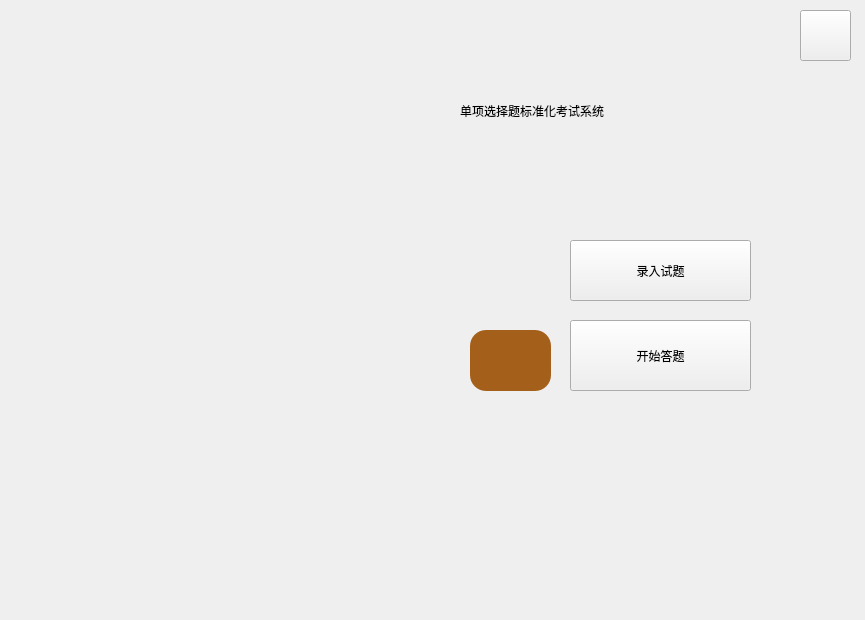
<?xml version="1.0" encoding="UTF-8"?>
<ui version="4.0">
 <class>MainWindow</class>
 <widget class="QMainWindow" name="MainWindow">
  <property name="enabled">
   <bool>true</bool>
  </property>
  <property name="geometry">
   <rect>
    <x>0</x>
    <y>0</y>
    <width>865</width>
    <height>620</height>
   </rect>
  </property>
  <property name="sizePolicy">
   <sizepolicy hsizetype="Fixed" vsizetype="Fixed">
    <horstretch>0</horstretch>
    <verstretch>0</verstretch>
   </sizepolicy>
  </property>
  <property name="minimumSize">
   <size>
    <width>865</width>
    <height>620</height>
   </size>
  </property>
  <property name="maximumSize">
   <size>
    <width>865</width>
    <height>620</height>
   </size>
  </property>
  <property name="windowTitle">
   <string>MainWindow</string>
  </property>
  <property name="windowIcon">
   <iconset theme="icon">
    <normaloff>.</normaloff>.</iconset>
  </property>
  <property name="styleSheet">
   <string notr="true">QWidget#centralWidget{border-image: url(:/new/bgrand/img/bgl.png);}
</string>
  </property>
  <widget class="QWidget" name="centralWidget">
   <widget class="QLineEdit" name="number">
    <property name="enabled">
     <bool>true</bool>
    </property>
    <property name="geometry">
     <rect>
      <x>470</x>
      <y>330</y>
      <width>81</width>
      <height>61</height>
     </rect>
    </property>
    <property name="styleSheet">
     <string notr="true">font: 14pt &quot;Adobe 黑体 Std R&quot;;
background-color: rgb(164, 96, 27);
border-radius:16px;border:1px solid #000;
border:0px;</string>
    </property>
   </widget>
   <widget class="QPushButton" name="gotest">
    <property name="geometry">
     <rect>
      <x>570</x>
      <y>320</y>
      <width>181</width>
      <height>71</height>
     </rect>
    </property>
    <property name="styleSheet">
     <string notr="true">border-image: url(:/new/bgrand/img/bggrand.png);
font: 19pt &quot;X-妞妞手迹&quot;;</string>
    </property>
    <property name="text">
     <string>开始答题</string>
    </property>
   </widget>
   <widget class="QPushButton" name="insertdata">
    <property name="enabled">
     <bool>true</bool>
    </property>
    <property name="geometry">
     <rect>
      <x>570</x>
      <y>240</y>
      <width>181</width>
      <height>61</height>
     </rect>
    </property>
    <property name="styleSheet">
     <string notr="true">border-image: url(:/new/bgrand/img/bggrand.png);
font: 19pt &quot;X-妞妞手迹&quot;;</string>
    </property>
    <property name="text">
     <string>录入试题</string>
    </property>
   </widget>
   <widget class="QLabel" name="allti">
    <property name="geometry">
     <rect>
      <x>140</x>
      <y>260</y>
      <width>211</width>
      <height>61</height>
     </rect>
    </property>
    <property name="styleSheet">
     <string notr="true">
font: 22pt &quot;X-妞妞手迹&quot;;
color:red;</string>
    </property>
    <property name="text">
     <string/>
    </property>
   </widget>
   <widget class="QPushButton" name="closed">
    <property name="geometry">
     <rect>
      <x>800</x>
      <y>10</y>
      <width>51</width>
      <height>51</height>
     </rect>
    </property>
    <property name="styleSheet">
     <string notr="true">border-image: url(:/new/bgrand/img/close.png);</string>
    </property>
    <property name="text">
     <string/>
    </property>
   </widget>
   <widget class="QLabel" name="label">
    <property name="geometry">
     <rect>
      <x>460</x>
      <y>80</y>
      <width>321</width>
      <height>61</height>
     </rect>
    </property>
    <property name="styleSheet">
     <string notr="true">font: 20pt &quot;X-妞妞手迹&quot;;</string>
    </property>
    <property name="text">
     <string>单项选择题标准化考试系统</string>
    </property>
   </widget>
   <widget class="QLabel" name="label_2">
    <property name="geometry">
     <rect>
      <x>190</x>
      <y>70</y>
      <width>51</width>
      <height>31</height>
     </rect>
    </property>
    <property name="styleSheet">
     <string notr="true">border-image: url(:/new/bgrand/img/wind.png);</string>
    </property>
    <property name="text">
     <string/>
    </property>
   </widget>
   <widget class="QLabel" name="label_3">
    <property name="geometry">
     <rect>
      <x>710</x>
      <y>170</y>
      <width>51</width>
      <height>31</height>
     </rect>
    </property>
    <property name="styleSheet">
     <string notr="true">border-image: url(:/new/bgrand/img/wind.png);</string>
    </property>
    <property name="text">
     <string/>
    </property>
   </widget>
   <widget class="QLabel" name="label_4">
    <property name="geometry">
     <rect>
      <x>480</x>
      <y>250</y>
      <width>51</width>
      <height>31</height>
     </rect>
    </property>
    <property name="styleSheet">
     <string notr="true">border-image: url(:/new/bgrand/img/wind.png);</string>
    </property>
    <property name="text">
     <string/>
    </property>
   </widget>
  </widget>
 </widget>
 <layoutdefault spacing="6" margin="11"/>
 <resources/>
 <connections/>
</ui>
